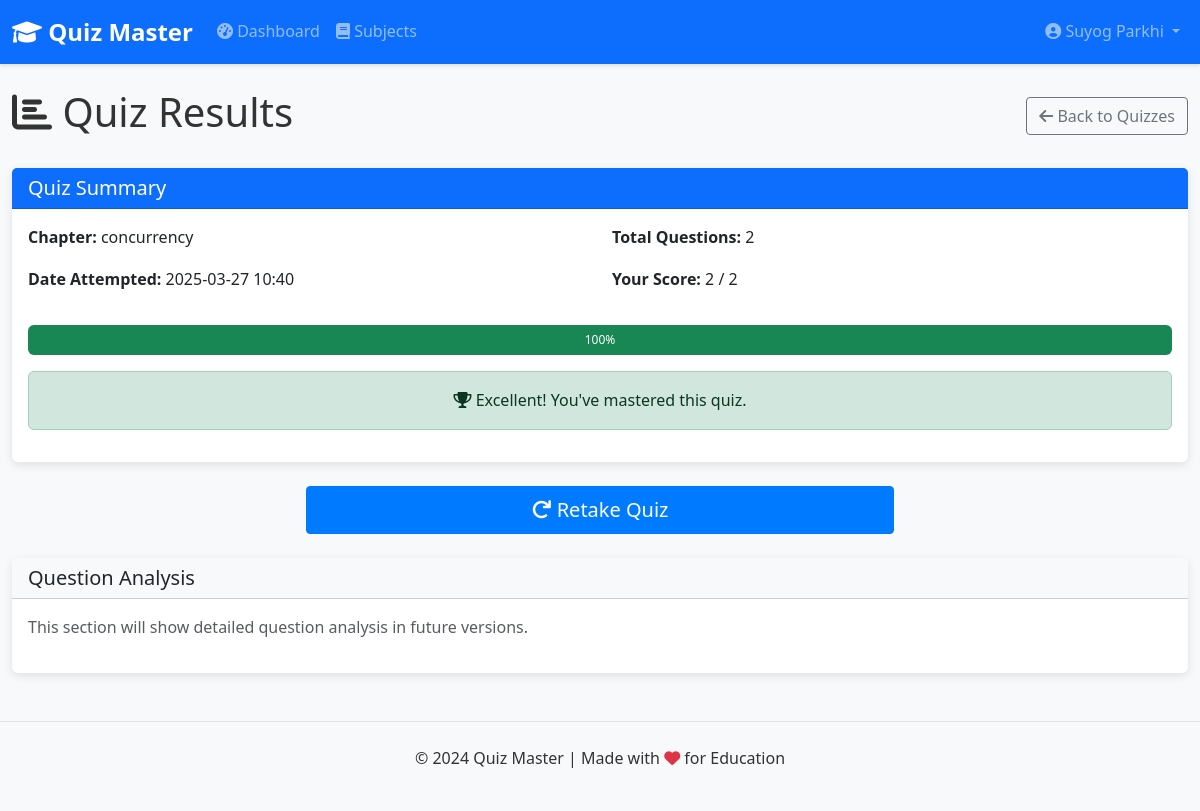
Screenshot of /user/results/3 (signed in) with the database file from the repository.
### models/user.py (models this page shows, shortened)
class User(db.Model, UserMixin):
    __tablename__ = 'users'
    id = db.Column(db.Integer, primary_key=True)
    username = db.Column(db.String(100), unique=True, nullable=False)
    password = db.Column(db.String(200), nullable=False)
    full_name = db.Column(db.String(100), nullable=False)
    qualification = db.Column(db.String(100))
    dob = db.Column(db.Date)
    role = db.Column(db.String(10), default='user')
    scores = db.relationship('Score', backref='user', lazy=True)
    def is_admin(self):
        return self.role == 'admin'

### models/chapter.py (models this page shows, shortened)
class Chapter(db.Model):
    __tablename__ = 'chapters'
    id = db.Column(db.Integer, primary_key=True)
    name = db.Column(db.String(100), nullable=False)
    description = db.Column(db.Text)
    subject_id = db.Column(db.Integer, db.ForeignKey('subjects.id'), nullable=False)
    quizzes = db.relationship('Quiz', backref='chapter', lazy=True, cascade='all, delete-orphan')
    __table_args__ = (db.UniqueConstraint('name', 'subject_id', name='unique_chapter_per_subject'),)

### models/score.py (models this page shows, shortened)
class Score(db.Model):
    __tablename__ = 'scores'
    id = db.Column(db.Integer, primary_key=True)
    quiz_id = db.Column(db.Integer, db.ForeignKey('quizzes.id'), nullable=False)
    user_id = db.Column(db.Integer, db.ForeignKey('users.id'), nullable=False)
    time_stamp_of_attempt = db.Column(db.DateTime, default=datetime.utcnow)
    total_scored = db.Column(db.Integer, nullable=False)

### controllers/user.py (the view)
@user_bp.route('/results/<int:score_id>')
@login_required
def results(score_id):
    score = Score.query.get_or_404(score_id)
    if score.user_id != current_user.id:
        flash('You do not have permission to view these results.', 'danger')
        return redirect(url_for('user.dashboard'))
    quiz = Quiz.query.get(score.quiz_id)
    questions = Question.query.filter_by(quiz_id=score.quiz_id).all()
    return render_template('user/results.html',
                          score=score,
                          quiz=quiz,
                          questions=questions,
                          title='Quiz Results')

### models/quiz.py (called while the page is built)
    @property
    def total_questions(self):
        return len(self.questions)

### templates/user/results.html
{% extends 'layout.html' %}
{% block content %}
<div class="d-flex justify-content-between align-items-center mb-4">
    <h1 class="display-6">
        <i class="fas fa-chart-bar"></i> Quiz Results
    </h1>
    <a href="{{ url_for('user.quizzes', chapter_id=quiz.chapter_id) }}" class="btn btn-outline-secondary">
        <i class="fas fa-arrow-left"></i> Back to Quizzes
    </a>
</div>
<div class="card mb-4">
    <div class="card-header bg-primary text-white">
        <h5 class="mb-0">Quiz Summary</h5>
    </div>
    <div class="card-body">
        <div class="row">
            <div class="col-md-6">
                <p><strong>Chapter:</strong> {{ quiz.chapter.name }}</p>
                <p><strong>Date Attempted:</strong> {{ score.time_stamp_of_attempt.strftime('%Y-%m-%d %H:%M') }}</p>
            </div>
            <div class="col-md-6">
                <p><strong>Total Questions:</strong> {{ quiz.total_questions }}</p>
                <p><strong>Your Score:</strong> {{ score.total_scored }} / {{ quiz.total_questions }}</p>
            </div>
        </div>
        <div class="progress mt-3" style="height: 30px;">
            {% set percentage = (score.total_scored / quiz.total_questions) * 100 %}
            <div class="progress-bar {% if percentage < 40 %}bg-danger{% elif percentage < 70 %}bg-warning{% else %}bg-success{% endif %}"
                 role="progressbar"
                 style="width: {{ percentage }}%;"
                 aria-valuenow="{{ percentage }}"
                 aria-valuemin="0"
                 aria-valuemax="100">
                {{ percentage|int }}%
            </div>
        </div>
        <div class="mt-3 text-center">
            {% if percentage >= 70 %}
                <div class="alert alert-success">
                    <i class="fas fa-trophy"></i> Excellent! You've mastered this quiz.
                </div>
            {% elif percentage >= 40 %}
                <div class="alert alert-warning">
                    <i class="fas fa-medal"></i> Good effort, but there's room for improvement.
                </div>
            {% else %}
                <div class="alert alert-danger">
                    <i class="fas fa-exclamation-circle"></i> You might need more practice on this topic.
                </div>
            {% endif %}
        </div>
    </div>
</div>
<div class="d-grid gap-2 col-md-6 mx-auto mb-4">
    <a href="{{ url_for('user.take_quiz', quiz_id=quiz.id) }}" class="btn btn-primary btn-lg">
        <i class="fas fa-redo"></i> Retake Quiz
    </a>
</div>
<div class="card">
    <div class="card-header">
        <h5 class="mb-0">Question Analysis</h5>
    </div>
    <div class="card-body">
        <p class="text-muted">This section will show detailed question analysis in future versions.</p>
    </div>
</div>
{% endblock %}

### templates/layout.html (shortened to what this page needs)
<!DOCTYPE html>
<html lang="en">
<head>
    <link href="https://cdn.jsdelivr.net/npm/bootstrap@5.3.0-alpha1/dist/css/bootstrap.min.css" rel="stylesheet">
    <link rel="stylesheet" href="https://cdnjs.cloudflare.com/ajax/libs/font-awesome/6.0.0-beta3/css/all.min.css">
    <link rel="stylesheet" href="{{ url_for('static', filename='css/styles.css') }}">
</head>
<body>
    <nav class="navbar navbar-expand-lg navbar-dark bg-primary">
        <div class="container">
            <a class="navbar-brand" href="{{ url_for('index') }}">
                <i class="fas fa-graduation-cap"></i> Quiz Master
            </a>
            <div class="collapse navbar-collapse" id="navbarNav">
                <ul class="navbar-nav me-auto">
                    {% if current_user.is_authenticated %}
                        {% if current_user.is_admin() %}
                            <li class="nav-item">
                                <a class="nav-link" href="{{ url_for('admin.dashboard') }}">
                                    <i class="fas fa-tachometer-alt"></i> Dashboard
                                </a>
                            </li>
                            <li class="nav-item">
                                <a class="nav-link" href="{{ url_for('admin.subjects') }}">
                                    <i class="fas fa-book"></i> Subjects
                                </a>
                            </li>
                        {% else %}
                            <li class="nav-item">
                                <a class="nav-link" href="{{ url_for('user.dashboard') }}">
                                    <i class="fas fa-tachometer-alt"></i> Dashboard
                                </a>
                            </li>
                            <li class="nav-item">
                                <a class="nav-link" href="{{ url_for('user.subjects') }}">
                                    <i class="fas fa-book"></i> Subjects
                                </a>
                            </li>
                        {% endif %}
                    {% endif %}
                </ul>
                <ul class="navbar-nav">
                    {% if current_user.is_authenticated %}
                        <li class="nav-item dropdown">
                            <a class="nav-link dropdown-toggle" href="#" id="navbarDropdown" role="button" data-bs-toggle="dropdown">
                                <i class="fas fa-user-circle"></i> {{ current_user.full_name }}
                            </a>
                        </li>
                    {% endif %}
                </ul>
            </div>
        </div>
    </nav>
    <div class="container mt-4">
        {% block content %}{% endblock %}
    </div>
    <footer class="bg-light py-4 mt-5">
        <div class="container text-center">
            <p>&copy; 2024 Quiz Master | Made with <i class="fas fa-heart text-danger"></i> for Education</p>
        </div>
    </footer>
</body>
</html>

### static/css/styles.css (style rules this page uses)
body { font-family: 'Segoe UI', Tahoma, Geneva, Verdana, sans-serif; line-height: 1.6; color: #333; background-color: #f8f9fa; }
.container { max-width: 1200px; }
.navbar { box-shadow: 0 2px 4px rgba(0, 0, 0, 0.1); }
.navbar-brand { font-weight: bold; font-size: 1.5rem; }
.card { margin-bottom: 20px; border: none; box-shadow: 0 3px 10px rgba(0, 0, 0, 0.1); transition: transform 0.3s; }
.card-header { font-weight: bold; background-color: #f8f9fa; }
.btn { border-radius: 4px; }
.btn-primary { background-color: #007bff; border-color: #007bff; }
footer { margin-top: 50px; padding: 20px 0; background-color: #f8f9fa; border-top: 1px solid #dee2e6; }

### rows the page displays
User: full_name "Suyog Parkhi"
Chapter: chapter.name "concurrency"
Score: time_stamp_of_attempt "2025-03-27 10:40", total_scored "2"

### other values shown
{{ quiz.total_questions }} "2"
{{ percentage|int }} "100"
